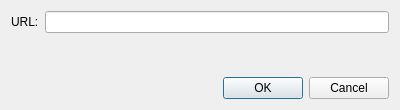
<?xml version="1.0" encoding="UTF-8"?>
<ui version="4.0">
 <class>ShortCodeVideoDialog</class>
 <widget class="QDialog" name="ShortCodeVideoDialog">
  <property name="geometry">
   <rect>
    <x>0</x>
    <y>0</y>
    <width>400</width>
    <height>110</height>
   </rect>
  </property>
  <property name="windowTitle">
   <string>Insert Video</string>
  </property>
  <layout class="QVBoxLayout" name="verticalLayout">
   <item>
    <layout class="QFormLayout" name="formLayout">
     <item row="0" column="0">
      <widget class="QLabel" name="labelUrl">
       <property name="text">
        <string>URL:</string>
       </property>
      </widget>
     </item>
     <item row="0" column="1">
      <widget class="QLineEdit" name="lineEditUrl"/>
     </item>
    </layout>
   </item>
   <item>
    <widget class="QDialogButtonBox" name="buttonBox">
     <property name="orientation">
      <enum>Qt::Horizontal</enum>
     </property>
     <property name="standardButtons">
      <set>QDialogButtonBox::Cancel|QDialogButtonBox::Ok</set>
     </property>
    </widget>
   </item>
  </layout>
 </widget>
 <resources/>
 <connections>
  <connection>
   <sender>buttonBox</sender>
   <signal>accepted()</signal>
   <receiver>ShortCodeVideoDialog</receiver>
   <slot>accept()</slot>
   <hints>
    <hint type="sourcelabel">
     <x>248</x>
     <y>254</y>
    </hint>
    <hint type="destinationlabel">
     <x>157</x>
     <y>274</y>
    </hint>
   </hints>
  </connection>
  <connection>
   <sender>buttonBox</sender>
   <signal>rejected()</signal>
   <receiver>ShortCodeVideoDialog</receiver>
   <slot>reject()</slot>
   <hints>
    <hint type="sourcelabel">
     <x>316</x>
     <y>260</y>
    </hint>
    <hint type="destinationlabel">
     <x>286</x>
     <y>274</y>
    </hint>
   </hints>
  </connection>
 </connections>
</ui>
